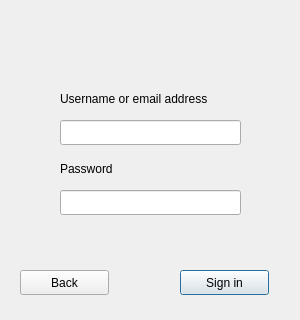
<?xml version="1.0" encoding="UTF-8"?>
<ui version="4.0">
 <class>Dialog</class>
 <widget class="QDialog" name="Dialog">
  <property name="geometry">
   <rect>
    <x>0</x>
    <y>0</y>
    <width>300</width>
    <height>320</height>
   </rect>
  </property>
  <property name="windowTitle">
   <string>Sign in</string>
  </property>
  <widget class="QPushButton" name="pushButton">
   <property name="geometry">
    <rect>
     <x>180</x>
     <y>270</y>
     <width>89</width>
     <height>25</height>
    </rect>
   </property>
   <property name="text">
    <string>Sign in</string>
   </property>
  </widget>
  <widget class="QPushButton" name="pushButton_2">
   <property name="geometry">
    <rect>
     <x>20</x>
     <y>270</y>
     <width>89</width>
     <height>25</height>
    </rect>
   </property>
   <property name="text">
    <string>Back</string>
   </property>
  </widget>
  <widget class="QLineEdit" name="lineEdit">
   <property name="geometry">
    <rect>
     <x>60</x>
     <y>120</y>
     <width>181</width>
     <height>25</height>
    </rect>
   </property>
  </widget>
  <widget class="QLineEdit" name="lineEdit_2">
   <property name="geometry">
    <rect>
     <x>60</x>
     <y>190</y>
     <width>181</width>
     <height>25</height>
    </rect>
   </property>
  </widget>
  <widget class="QLabel" name="label_4">
   <property name="geometry">
    <rect>
     <x>60</x>
     <y>90</y>
     <width>201</width>
     <height>17</height>
    </rect>
   </property>
   <property name="text">
    <string>Username or email address</string>
   </property>
  </widget>
  <widget class="QLabel" name="label_5">
   <property name="geometry">
    <rect>
     <x>60</x>
     <y>160</y>
     <width>67</width>
     <height>17</height>
    </rect>
   </property>
   <property name="text">
    <string>Password</string>
   </property>
  </widget>
 </widget>
 <resources/>
 <connections/>
</ui>
